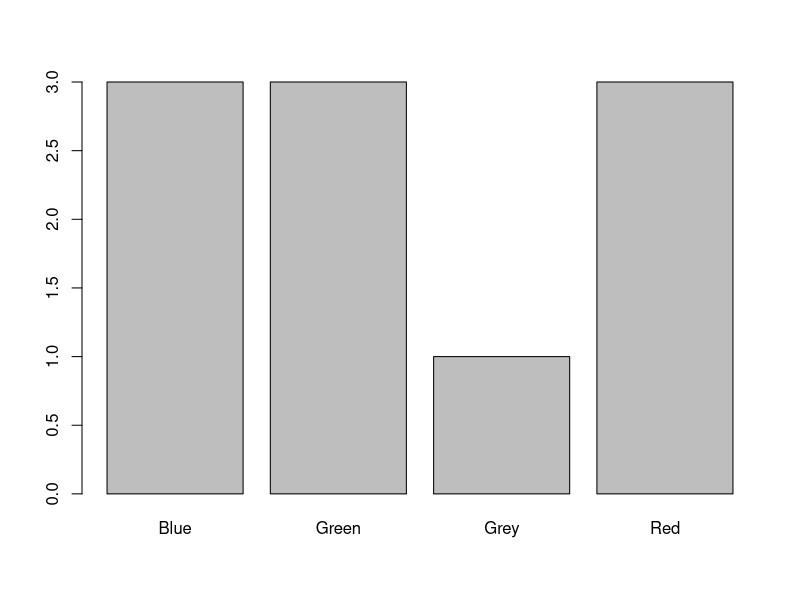

The R source for this figure:
# How to calculate the frequency distribution for qualitative 
# data in R----


# Load the data set
col <- c("Blue", "Red", "Green", "Blue", "Green", "Green", 
             "Red", "Grey", "Blue", "Red")
typeof(col)

# Create a frequency table for col data
table(col)

# Create bar plot for Diet variable
barplot(table(col))
